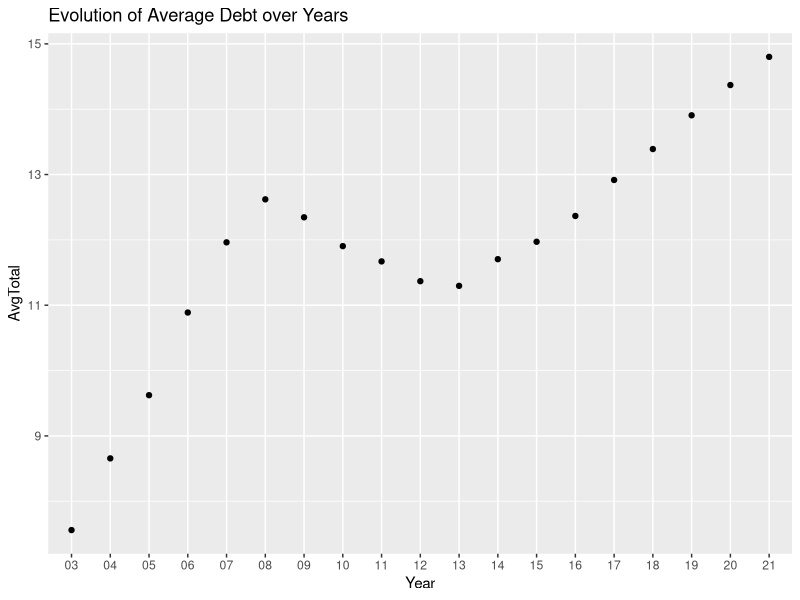
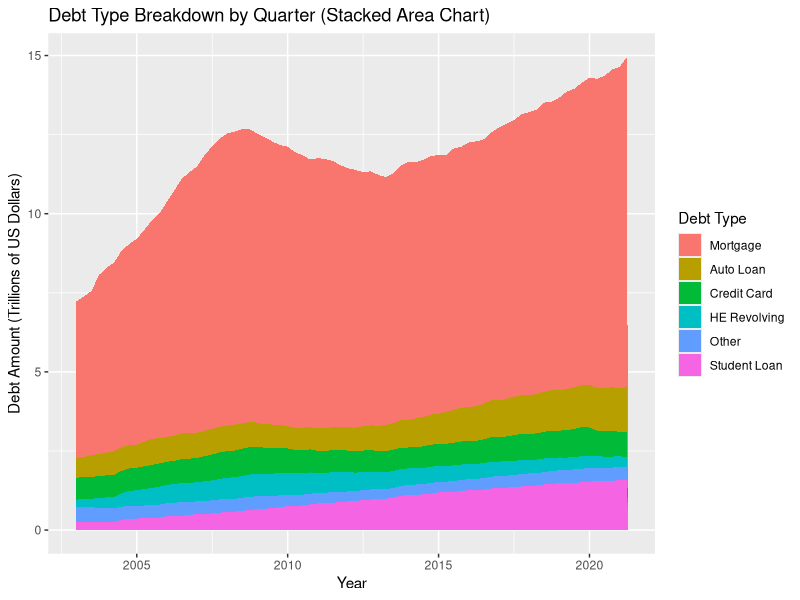

These charts were generated, in order, by the following R code:
## ---- chunk 1
#| label: setup
#| warning: false
#| message: false

library(tidyverse)
library(ggplot2)
library(readxl)
library(tidyr)

knitr::opts_chunk$set(echo = TRUE, warning=FALSE, message=FALSE)
## ---- chunk 2

debt_data_og <- read_xlsx("_data/debt_in_trillions.xlsx")
debt_data <- debt_data_og
head(debt_data)
summary(debt_data)

dim(debt_data)

## ---- chunk 3
debt_data <- debt_data %>%
  rename(year_quarter = `Year and Quarter`)

debt_data <- debt_data %>%
  separate(year_quarter, into = c("Year", "Quarter"), sep = ":Q")

head(debt_data)



## ---- chunk 4

avg_debt <- debt_data %>%
  group_by(Year) %>%
  summarise(AvgTotal = mean(Total))

head(avg_debt)

ggplot(avg_debt,aes(x=Year, y=AvgTotal)) + geom_point() + ggtitle("Evolution of Average Debt over Years")
## ---- chunk 5

debt_data<-debt_data%>%
  mutate(Year = as.integer(Year)+2000,Quarter = as.integer(Quarter))%>%
  gather("debt_type", "amount", Mortgage:Total)

head(debt_data)

debt_data %>%
  filter(debt_type != "Total") %>%
  mutate(debt_type = fct_relevel(debt_type, "Mortgage", "Auto Loan", "Credit Card", "HE Revolving", "Other", "Student Loan")) %>%
  ggplot(aes(x = Year + (Quarter-1) / 4, y = amount, fill = debt_type)) +
  geom_area() +
  labs(title = "Debt Type Breakdown by Quarter (Stacked Area Chart)",
       x = "Year",
       y = "Debt Amount (Trillions of US Dollars)",
       fill = "Debt Type") 


